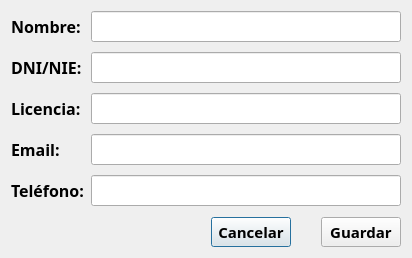
<?xml version="1.0" encoding="UTF-8"?>
<ui version="4.0">
 <class>ConductoresDialog</class>
 <widget class="QDialog" name="ConductoresDialog">
  <property name="geometry">
   <rect>
    <x>0</x>
    <y>0</y>
    <width>408</width>
    <height>258</height>
   </rect>
  </property>
  <property name="windowTitle">
   <string>Dialog</string>
  </property>
  <layout class="QVBoxLayout" name="verticalLayout">
   <item>
    <layout class="QFormLayout" name="formLayout">
     <property name="verticalSpacing">
      <number>10</number>
     </property>
     <item row="0" column="0">
      <widget class="QLabel" name="lblNombre">
       <property name="font">
        <font>
         <family>Montserrat</family>
         <pointsize>12</pointsize>
         <bold>true</bold>
        </font>
       </property>
       <property name="text">
        <string>Nombre: </string>
       </property>
      </widget>
     </item>
     <item row="0" column="1">
      <widget class="QLineEdit" name="leNombre">
       <property name="font">
        <font>
         <family>Montserrat</family>
         <pointsize>12</pointsize>
        </font>
       </property>
      </widget>
     </item>
     <item row="1" column="0">
      <widget class="QLabel" name="lblDNI">
       <property name="font">
        <font>
         <family>Montserrat</family>
         <pointsize>12</pointsize>
         <bold>true</bold>
        </font>
       </property>
       <property name="text">
        <string>DNI/NIE:</string>
       </property>
      </widget>
     </item>
     <item row="1" column="1">
      <widget class="QLineEdit" name="leDNI">
       <property name="font">
        <font>
         <family>Montserrat</family>
         <pointsize>12</pointsize>
        </font>
       </property>
      </widget>
     </item>
     <item row="2" column="0">
      <widget class="QLabel" name="lblModel">
       <property name="font">
        <font>
         <family>Montserrat</family>
         <pointsize>12</pointsize>
         <bold>true</bold>
        </font>
       </property>
       <property name="text">
        <string>Licencia: </string>
       </property>
      </widget>
     </item>
     <item row="2" column="1">
      <widget class="QLineEdit" name="leLicencia">
       <property name="font">
        <font>
         <family>Montserrat</family>
         <pointsize>12</pointsize>
        </font>
       </property>
      </widget>
     </item>
     <item row="3" column="0">
      <widget class="QLabel" name="lblEmail">
       <property name="font">
        <font>
         <family>Montserrat</family>
         <pointsize>12</pointsize>
         <bold>true</bold>
        </font>
       </property>
       <property name="text">
        <string>Email:</string>
       </property>
      </widget>
     </item>
     <item row="3" column="1">
      <widget class="QLineEdit" name="leEmail">
       <property name="font">
        <font>
         <family>Montserrat</family>
         <pointsize>12</pointsize>
        </font>
       </property>
      </widget>
     </item>
     <item row="4" column="1">
      <widget class="QLineEdit" name="leTelefono">
       <property name="font">
        <font>
         <family>Montserrat</family>
         <pointsize>12</pointsize>
        </font>
       </property>
      </widget>
     </item>
     <item row="4" column="0">
      <widget class="QLabel" name="lblTelefono">
       <property name="font">
        <font>
         <family>Montserrat</family>
         <pointsize>12</pointsize>
         <bold>true</bold>
        </font>
       </property>
       <property name="text">
        <string>Teléfono:</string>
       </property>
      </widget>
     </item>
    </layout>
   </item>
   <item>
    <layout class="QHBoxLayout" name="horizontalLayout">
     <property name="spacing">
      <number>30</number>
     </property>
     <property name="leftMargin">
      <number>200</number>
     </property>
     <item>
      <widget class="QPushButton" name="btnCancelar">
       <property name="minimumSize">
        <size>
         <width>0</width>
         <height>30</height>
        </size>
       </property>
       <property name="font">
        <font>
         <family>Montserrat</family>
         <pointsize>11</pointsize>
         <bold>true</bold>
        </font>
       </property>
       <property name="text">
        <string>Cancelar</string>
       </property>
      </widget>
     </item>
     <item>
      <widget class="QPushButton" name="btnGuardar">
       <property name="minimumSize">
        <size>
         <width>0</width>
         <height>30</height>
        </size>
       </property>
       <property name="font">
        <font>
         <family>Montserrat</family>
         <pointsize>11</pointsize>
         <bold>true</bold>
        </font>
       </property>
       <property name="text">
        <string>Guardar</string>
       </property>
      </widget>
     </item>
    </layout>
   </item>
  </layout>
 </widget>
 <resources/>
 <connections/>
</ui>
